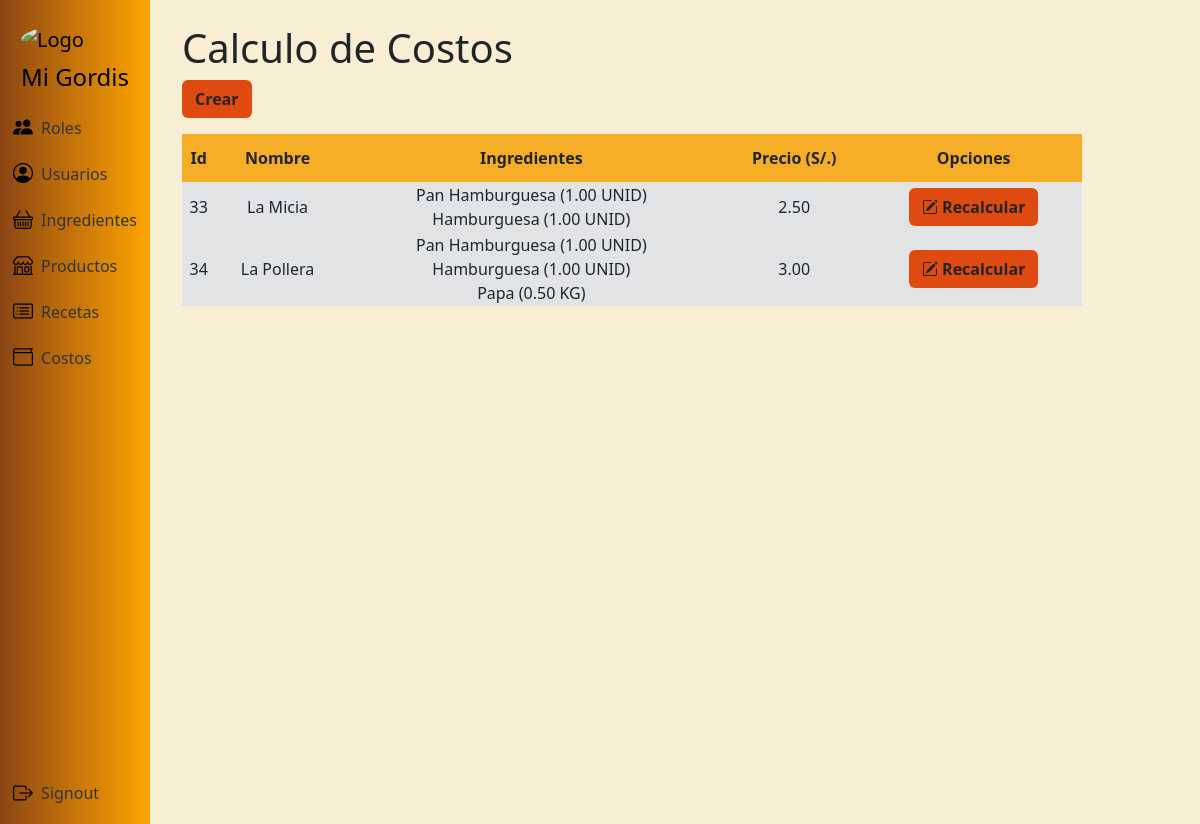
/costos/ (signed in), run on the app's committed database.
### app/models.py (models this page shows, shortened)
class CostoProducto(models.Model):
    id_costo = models.AutoField(primary_key=True)
    producto = models.ForeignKey(Producto, on_delete=models.CASCADE)
    ingredientes = models.ManyToManyField(Ingrediente, through='CostoProductoIngrediente')
    costo_total = models.DecimalField(max_digits=10, decimal_places=2, blank=True, null=True)

class Producto(models.Model):
    id_producto = models.AutoField(primary_key=True)
    nombre_producto = models.CharField(max_length=100)
    descripcion = models.TextField(blank=True, null=True)
    precio_producto = models.DecimalField(max_digits=10, decimal_places=2, blank=True, null=True)

class Ingrediente(models.Model):
    id_ingrediente = models.AutoField(primary_key=True)
    nombre_ingrediente = models.CharField(max_length=100)
    cantidad = models.DecimalField(max_digits=10, decimal_places=2)
    unidad = models.CharField(max_length=10)
    precio_ingrediente = models.DecimalField(max_digits=10, decimal_places=2)
    estado_ingrediente = models.BooleanField(default=True)

class CostoProductoIngrediente(models.Model):
    costo_producto = models.ForeignKey(CostoProducto, on_delete=models.CASCADE)
    ingrediente = models.ForeignKey(Ingrediente, on_delete=models.CASCADE)
    cantidad = models.DecimalField(max_digits=10, decimal_places=2)
    precio_ingrediente = models.DecimalField(max_digits=10, decimal_places=2)
    costo_total = models.DecimalField(max_digits=10, decimal_places=2)
    unidad = models.ForeignKey(UnidadesMedida, on_delete=models.CASCADE, default=1)

class UnidadesMedida(models.Model):
    id = models.AutoField(primary_key=True)
    nombre = models.CharField(max_length=50)

### app/views.py (the view)
# urls.py: path('costos/', views.costos, name='costos'),
@login_required
@admin_required
def costos(request):
    costos = CostoProducto.objects.all()
    costos_con_ingredientes = []
    for costo in costos:
        ingredientes_info = []
        costo_ingredientes = costo.costoproductoingrediente_set.all()
        for costo_ingrediente in costo_ingredientes:
            ingredientes_info.append({
                'nombre': costo_ingrediente.ingrediente.nombre_ingrediente,
                'cantidad': costo_ingrediente.cantidad,
                'unidad': costo_ingrediente.unidad.nombre
            })
        costos_con_ingredientes.append({
            'costo': costo,
            'ingredientes': ingredientes_info
        })
    contexto = {'costos_con_ingredientes': costos_con_ingredientes}
    return render(request, 'costo/costos.html', contexto)

### app/models.py (called while the page is built)
    @property
    def is_rol_admin(self):
        return self.rol.is_admin if self.rol else False

### app/templates/costo/costos.html
{% extends 'layouts/base.html' %}
{% block content %}
<h1>Calculo de Costos</h1>
<a class="btn btn-color fw-bold mb-3" href="{% url 'costo_crear' %}" role="button">Crear</a>
<table class="tb">
  <thead class="encabezado-tabla fw-bold">
    <tr>
      <td scope="col">Id</td>
      <td scope="col">Nombre</td>
      <td scope="col">Ingredientes</td>
      <td scope="col">Precio (S/.)</td>
      <th colspan="2">Opciones</th>
    </tr>
  </thead>
  <tbody class="bg-secondary-subtle">
    {% for costo in costos_con_ingredientes %}
    <tr>
        <td>{{ costo.costo.id_costo }}</td>
        <td>{{ costo.costo.producto.nombre_producto }}</td>
        <td>
            {% if costo.ingredientes %}
                {% for ingrediente in costo.ingredientes %}
                    {{ ingrediente.nombre }} ({{ ingrediente.cantidad }} {{ ingrediente.unidad }})
                    <br>
                {% endfor %}
            {% else %}
                No hay ingredientes disponibles.
            {% endif %}
        </td>
        <td>{{ costo.costo.costo_total }}</td>
        <td>
            <a class="btn btn-color btn-m fw-bold" href="{% url 'costo_crear' %}?id={{ costo.costo.id_costo }}" role="button">
                <i class="bi bi-pencil-square"></i>
                Recalcular
            </a>
        </td>
    </tr>
    {% endfor %}
  </tbody>
</table>
{% endblock %}

### app/static/css/styles.css (style rules this page uses)
.tb { width: 900px; text-align: center; }
.encabezado-tabla { background-color: #f5ad25; height: 3em; }
.btn-color { background-color: #df4a10; color: #242424; }

### app/templates/layouts/base.html (style rules this page uses)
html, body { height: 100%; margin: 0; padding: 0; }
body { background-color: #f8eed4; background-size: cover; background-repeat: no-repeat; background-position: center; background-attachment: fixed; padding-left: 170px; }

### data on the page
CostoProducto: costo.id_costo "33", costo.producto.nombre_producto "La Micia", costo.costo_total "2.50"
Ingrediente: nombre "Pan Hamburguesa" "Pan Hamburguesa"
CostoProductoIngrediente: cantidad "1.00"
UnidadesMedida: unidad "UNID" "UNID" "UNID" "UNID"
Ingrediente: nombre "Hamburguesa" "Hamburguesa"
CostoProductoIngrediente: cantidad "1.00"
CostoProducto: costo.id_costo "34", costo.producto.nombre_producto "La Pollera", costo.costo_total "3.00"
CostoProductoIngrediente: cantidad "1.00"
CostoProductoIngrediente: cantidad "1.00"
Ingrediente: nombre "Papa"
CostoProductoIngrediente: cantidad "0.50"
UnidadesMedida: unidad "KG"
